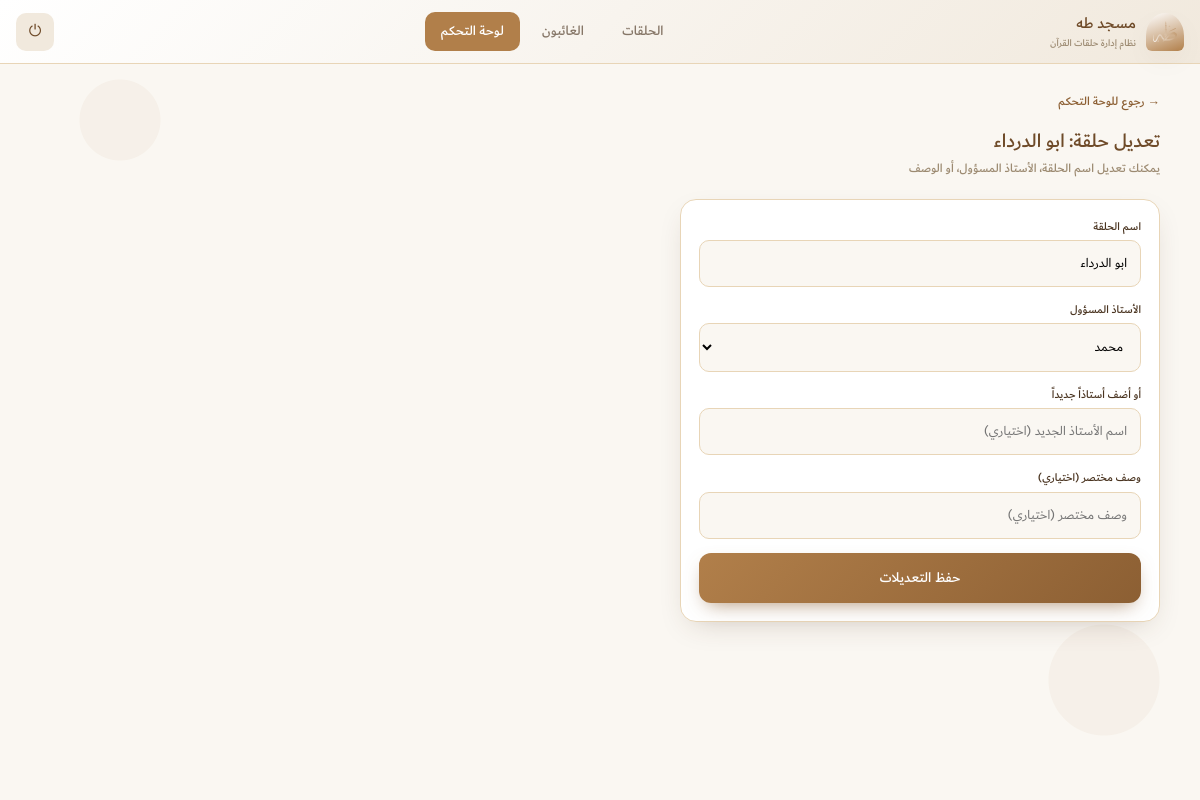
Page /circles/1/edit/ (signed in) on the earlier database version.
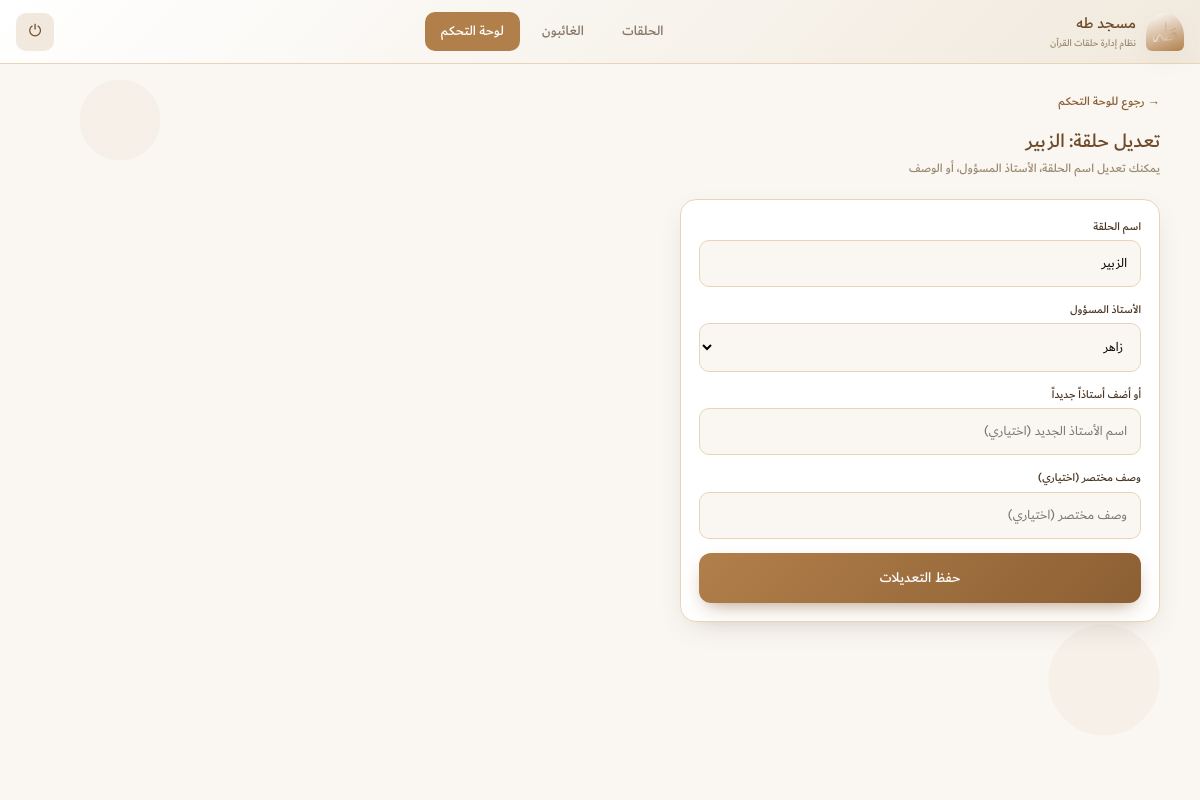
Same page on the later database version.
### halaqat/models.py (models this page shows, shortened)
class Circle(models.Model):
    name = models.CharField('اسم الحلقة', max_length=150)
    teacher = models.ForeignKey(
        Teacher, verbose_name='الأستاذ المسؤول',
        on_delete=models.SET_NULL, null=True, blank=True,
        related_name='circles',
    )
    description = models.CharField('وصف مختصر', max_length=255, blank=True)
    created_at = models.DateTimeField('تاريخ الإنشاء', auto_now_add=True)
    class Meta:
        verbose_name = 'حلقة'
        verbose_name_plural = 'الحلقات'
        ordering = ['name']

### halaqat/views.py (the view)
# urls.py: path('circles/<int:pk>/edit/', views.edit_circle, name='edit_circle'),
@login_required
def edit_circle(request, pk):
    circle = get_object_or_404(Circle, pk=pk)
    if request.method == 'POST':
        form = CircleForm(request.POST, instance=circle)
        if form.is_valid():
            form.save()
            messages.success(request, 'تم تحديث بيانات الحلقة بنجاح.')
            return redirect('admin_panel')
    else:
        form = CircleForm(instance=circle)
    context = {
        'form': form,
        'circle': circle,
        'active_nav': 'admin',
    }
    return render(request, 'halaqat/edit_circle.html', context)

### halaqat/forms.py (shortened to what this page needs)
class CircleForm(forms.ModelForm):
    new_teacher_name = forms.CharField(
        label='أو أضف أستاذاً جديداً',
        max_length=150, required=False,
        widget=forms.TextInput(attrs={'placeholder': 'اسم الأستاذ الجديد (اختياري)'})
    )
    class Meta:
        model = Circle
        fields = ['name', 'teacher', 'description']
        labels = {
            'name': 'اسم الحلقة',
            'teacher': 'الأستاذ المسؤول',
            'description': 'وصف مختصر',
        }
        widgets = {
            'name': forms.TextInput(attrs={'placeholder': 'مثال: حلقة الأنعام'}),
            'description': forms.TextInput(attrs={'placeholder': 'وصف مختصر (اختياري)'}),
        }
    def __init__(self, *args, **kwargs):
        super().__init__(*args, **kwargs)
        self.fields['teacher'].required = False
        self.fields['teacher'].empty_label = 'اختر أستاذاً موجوداً'

### halaqat/models.py (called while the page is built)
    def __str__(self):
        return self.name

### halaqat/templates/halaqat/edit_circle.html (shortened to what this page needs)
{% extends "halaqat/base.html" %}
{% block content %}
<a href="{% url 'admin_panel' %}" class="back-link">→ رجوع للوحة التحكم</a>
<div class="page-header">
  <h2>تعديل حلقة: {{ circle.name }}</h2>
  <div class="desc">يمكنك تعديل اسم الحلقة، الأستاذ المسؤول، أو الوصف</div>
</div>
<div class="panel" style="max-width:480px;">
  <form method="post">
    <div class="field">
      <label for="{{ form.name.id_for_label }}">اسم الحلقة</label>
      {{ form.name }}
    </div>
    <div class="field">
      <label for="{{ form.teacher.id_for_label }}">الأستاذ المسؤول</label>
      {{ form.teacher }}
    </div>
    <div class="field">
      <label for="{{ form.new_teacher_name.id_for_label }}">{{ form.new_teacher_name.label }}</label>
      {{ form.new_teacher_name }}
    </div>
    <div class="field">
      <label for="{{ form.description.id_for_label }}">وصف مختصر (اختياري)</label>
      {{ form.description }}
    </div>
    <button type="submit" class="btn-primary">حفظ التعديلات</button>
  </form>
</div>
{% endblock %}

Differences in the rows shown:
changed Circle: name "ابو الدرداء" → "الزبير"; teacher "محمد" → "زاهر"
